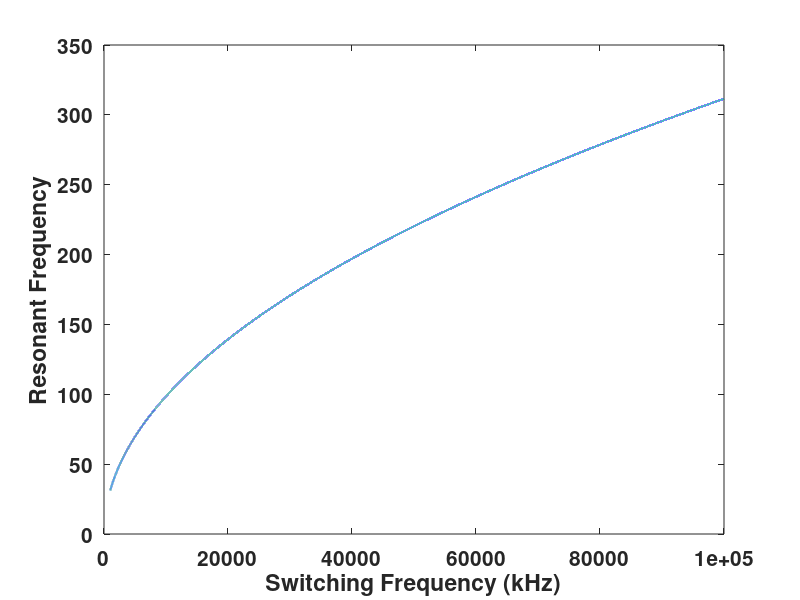

The MATLAB script that drew this image:

%% Load&Source settings
Load_Real_Power = 8000; %W
Load_Power_Factor = 0.9; 
Load_Apparent_Power = Load_Real_Power/Load_Power_Factor; %VA
Load_Reactive_Power = Load_Apparent_Power*sin(acos(Load_Power_Factor)); %VAr
DC_Voltage_Source = 540; %Volts
Load_Nominal_Freq = 50;
ref_frequency = 100*pi;
n = 1; %number of interleaved inverters
m = 2; %number of series DCLINKs (do not change this)

interleaving_angle = 360/(n);
intangle1 = 0;
intangle2 = interleaving_angle;
intangle3 = 0;
intangle4 = interleaving_angle;


ma = 0.9;
Vll_rms = ma*DC_Voltage_Source*0.612/m;
Vln_rms = Vll_rms/sqrt(3);
Iline = Load_Apparent_Power/(Vll_rms*sqrt(3));
%% equating the angle of the load angle and the powerfactor angle
Load_Angle = acos(Load_Power_Factor);
Ef = Vln_rms*cos(Load_Angle);
Xs = sqrt((Vln_rms^2-Ef^2)/Iline^2);
Ls = n*m*Xs/ref_frequency; % n: number of interleaved inverters  

DCLINK_Cap = 100e-6; %Farads

Rin = 1; %ohm
Vin = DC_Voltage_Source + Rin*(Load_Real_Power/DC_Voltage_Source);
%% 

count = 1;
for sw_frequency = 1000:1:100000;
capacitorsabiti = 200e-6*14000;

DCLINK_Cap = 1.35*capacitorsabiti/sw_frequency;
cornerfreq(count) = 1/((2*pi)*sqrt(Ls*DCLINK_Cap)); 
freqdegeri(count) = sw_frequency;

count = count+1;
end
figure

plot(freqdegeri,cornerfreq,'Linewidth',1.5)
xlabel('Switching Frequency (kHz)','FontSize',16,'FontWeight','bold')
ylabel('Resonant Frequency','FontSize',16,'FontWeight','bold')
set(gca,'fontsize',15,'FontWeight','bold')
